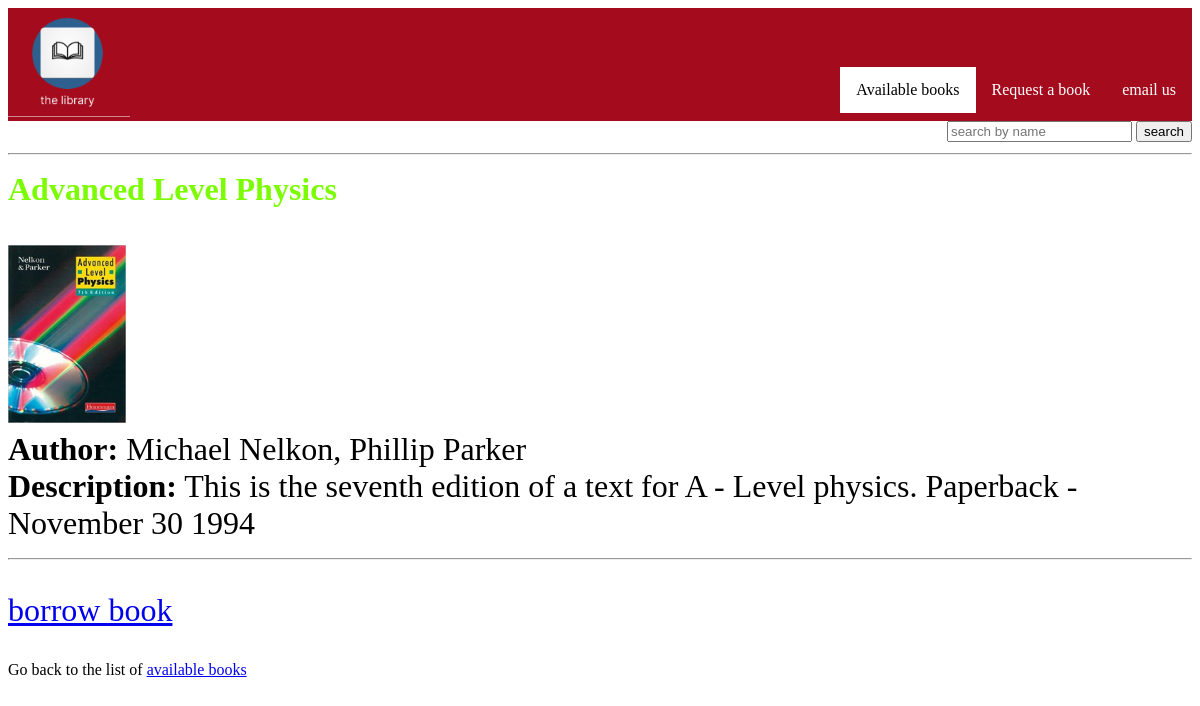
The app's page /students/books/7 with its own data.
### base/models.py (models this page shows, shortened)
class Book(models.Model):
    book_id = models.CharField(max_length=10, null=True)
    image = models.ImageField(upload_to="images/", blank=True, null=True)
    name = models.CharField(max_length=50)
    author = models.CharField(max_length=50)
    description = models.TextField(max_length=1000)

### student/views.py (the view)
# urls.py: path('books/<str:pk>', views.one_book, name='book'),
def one_book(request, pk):
    books = Book.objects.filter(pk=pk)
    return render(request, 'student/one_book.html', {'book': books})

### student/templates/student/one_book.html (shortened to what this page needs)
{% load static %}
<!DOCTYPE html>
<html lang="en">
  <head>
  </head>
  <body>
<ul>
  <li><img class="logo" src="{% static 'logo1.PNG' %}" alt="logo" /></li>
      <div class="navbar">
    <li>
      <a class="active" href="{% url 'book_list' %}">Available books</a>
    </li>
    <li>
      <a href="{% url 'borrow_books' %}">Request a book</a>
    </li>
    <li>
      <a href="mailto:musemezamurungiisaac@gmail.com">email us</a>
    </li></ul></div>
    <div class="form">
    <form method="POST" action="{% url 'search_book1' %}">
      <input type="search" placeholder="search by name" name="searched">
      <button type="submit">search</button>
    </form>
  </div>
        <div class="container">
            {% for item in book %}
            <p><hr />
            <div style="color: lawngreen;">
            <strong>{{ item.name }} </strong></div><br />
            {% if item.image %}
            <img src="{{ item.image.url }}" alt="book cover", width="10%">
            {% endif %} <br>
            <b>Author:</b> {{ item.author }} <br />
            <b>Description:</b> {{ item.description }}
            <hr /></p>
            <p><a href="{% url 'borrow_books' %}">borrow book</a></p>
            {% endfor %}
          </div>
    <p>
      Go back to the list of
      <a href="{% url 'book_list' %}">available books</a>
    </p>
  </body>
</html>

### student/templates/student/one_book.html (style rules this page uses)
ul { list-style-type: none; margin: 0; padding: 0; overflow: hidden; background-color: #a40c1e; width: 100%; }
li { float: left; }
li a { display: block; color: white; text-align: center; padding: 14px 16px; text-decoration: none; }
.active { background-color: #ffffff; color: black; }
.logo { width: 80%; }
.navbar { margin-top: 5%; float: right; }
.container { font-size: 2em; }
.form { float: right; }

### records on screen
Book: name "Advanced Level Physics", image (picture), author "Michael Nelkon, Phillip Parker", description "This is the seventh edition of a text for A - Level physics. Paperback - November 30 1994"
